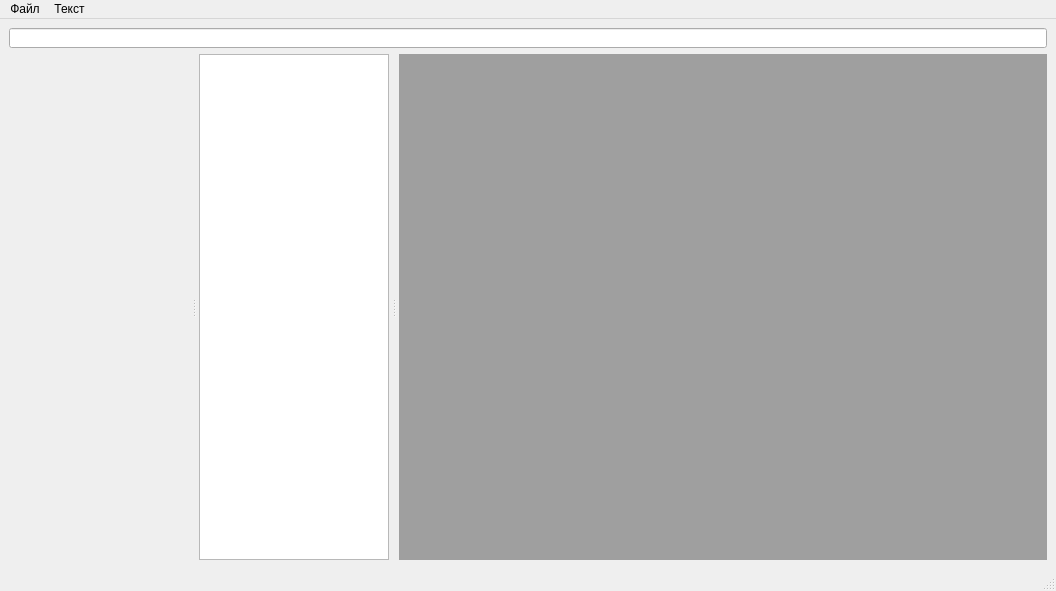
<?xml version="1.0" encoding="UTF-8"?>
<ui version="4.0">
 <class>MainWindow</class>
 <widget class="QMainWindow" name="MainWindow">
  <property name="geometry">
   <rect>
    <x>0</x>
    <y>0</y>
    <width>1056</width>
    <height>591</height>
   </rect>
  </property>
  <property name="windowTitle">
   <string>Блокнот</string>
  </property>
  <widget class="QWidget" name="centralwidget">
   <layout class="QGridLayout" name="gridLayout">
    <item row="0" column="0">
     <widget class="QLineEdit" name="lineEdit">
      <property name="maximumSize">
       <size>
        <width>16777215</width>
        <height>20</height>
       </size>
      </property>
     </widget>
    </item>
    <item row="1" column="0">
     <layout class="QVBoxLayout" name="verticalLayout">
      <property name="sizeConstraint">
       <enum>QLayout::SetFixedSize</enum>
      </property>
      <item>
       <widget class="QSplitter" name="splitter">
        <property name="frameShape">
         <enum>QFrame::NoFrame</enum>
        </property>
        <property name="frameShadow">
         <enum>QFrame::Sunken</enum>
        </property>
        <property name="lineWidth">
         <number>16</number>
        </property>
        <property name="orientation">
         <enum>Qt::Horizontal</enum>
        </property>
        <property name="opaqueResize">
         <bool>false</bool>
        </property>
        <property name="handleWidth">
         <number>10</number>
        </property>
        <property name="childrenCollapsible">
         <bool>true</bool>
        </property>
        <widget class="fileManager" name="widget" native="true">
         <property name="enabled">
          <bool>true</bool>
         </property>
         <property name="sizePolicy">
          <sizepolicy hsizetype="Minimum" vsizetype="Maximum">
           <horstretch>0</horstretch>
           <verstretch>0</verstretch>
          </sizepolicy>
         </property>
         <property name="minimumSize">
          <size>
           <width>160</width>
           <height>0</height>
          </size>
         </property>
         <property name="maximumSize">
          <size>
           <width>180</width>
           <height>16777215</height>
          </size>
         </property>
         <property name="mouseTracking">
          <bool>false</bool>
         </property>
         <property name="acceptDrops">
          <bool>true</bool>
         </property>
         <property name="toolTipDuration">
          <number>0</number>
         </property>
        </widget>
        <widget class="QTextEdit" name="textEdit">
         <property name="enabled">
          <bool>true</bool>
         </property>
         <property name="maximumSize">
          <size>
           <width>190</width>
           <height>16777215</height>
          </size>
         </property>
         <property name="layoutDirection">
          <enum>Qt::LeftToRight</enum>
         </property>
         <property name="autoFillBackground">
          <bool>true</bool>
         </property>
        </widget>
        <widget class="QMdiArea" name="mdiArea">
         <property name="layoutDirection">
          <enum>Qt::RightToLeft</enum>
         </property>
        </widget>
       </widget>
      </item>
     </layout>
    </item>
   </layout>
  </widget>
  <widget class="QMenuBar" name="menubar">
   <property name="geometry">
    <rect>
     <x>0</x>
     <y>0</y>
     <width>1056</width>
     <height>21</height>
    </rect>
   </property>
   <widget class="QMenu" name="menu">
    <property name="title">
     <string>Файл</string>
    </property>
    <widget class="QMenu" name="menu_2">
     <property name="enabled">
      <bool>true</bool>
     </property>
     <property name="title">
      <string>Язык</string>
     </property>
     <addaction name="russian"/>
     <addaction name="english"/>
    </widget>
    <widget class="QMenu" name="menu_3">
     <property name="title">
      <string>Выбрать тему</string>
     </property>
     <addaction name="light"/>
     <addaction name="dark"/>
    </widget>
    <addaction name="open_2"/>
    <addaction name="readOnly"/>
    <addaction name="separator"/>
    <addaction name="save"/>
    <addaction name="printDoc"/>
    <addaction name="menu_3"/>
    <addaction name="separator"/>
    <addaction name="menu_2"/>
    <addaction name="help"/>
    <addaction name="separator"/>
    <addaction name="exit"/>
   </widget>
   <widget class="QMenu" name="menu_4">
    <property name="title">
     <string>Текст</string>
    </property>
    <widget class="QMenu" name="menu_5">
     <property name="title">
      <string>Выравнивание</string>
     </property>
     <addaction name="onLeft"/>
     <addaction name="onCenter"/>
     <addaction name="onRight"/>
    </widget>
    <addaction name="copyFT"/>
    <addaction name="setFT"/>
    <addaction name="menu_5"/>
    <addaction name="font"/>
   </widget>
   <addaction name="menu"/>
   <addaction name="menu_4"/>
  </widget>
  <widget class="QStatusBar" name="statusbar"/>
  <action name="save">
   <property name="text">
    <string>Сохранить</string>
   </property>
   <property name="shortcut">
    <string>Ctrl+S</string>
   </property>
  </action>
  <action name="open_2">
   <property name="text">
    <string>Открыть</string>
   </property>
   <property name="shortcut">
    <string>Ctrl+O</string>
   </property>
  </action>
  <action name="exit">
   <property name="text">
    <string>Выход</string>
   </property>
   <property name="shortcut">
    <string>Ctrl+Q</string>
   </property>
  </action>
  <action name="help">
   <property name="text">
    <string>Справка</string>
   </property>
  </action>
  <action name="russian">
   <property name="checkable">
    <bool>false</bool>
   </property>
   <property name="checked">
    <bool>false</bool>
   </property>
   <property name="text">
    <string>Русский</string>
   </property>
  </action>
  <action name="english">
   <property name="checkable">
    <bool>false</bool>
   </property>
   <property name="text">
    <string>Английский</string>
   </property>
  </action>
  <action name="readOnly">
   <property name="text">
    <string>Открыть для чтения</string>
   </property>
  </action>
  <action name="light">
   <property name="checkable">
    <bool>false</bool>
   </property>
   <property name="checked">
    <bool>false</bool>
   </property>
   <property name="text">
    <string>Светлая</string>
   </property>
  </action>
  <action name="dark">
   <property name="checkable">
    <bool>false</bool>
   </property>
   <property name="text">
    <string>Тёмная</string>
   </property>
  </action>
  <action name="printDoc">
   <property name="text">
    <string>Печать</string>
   </property>
  </action>
  <action name="copyFT">
   <property name="text">
    <string>Копировать формат</string>
   </property>
  </action>
  <action name="setFT">
   <property name="text">
    <string>Применить формат</string>
   </property>
  </action>
  <action name="font">
   <property name="text">
    <string>Шрифт</string>
   </property>
  </action>
  <action name="onLeft">
   <property name="text">
    <string>Слева</string>
   </property>
  </action>
  <action name="onCenter">
   <property name="text">
    <string>Посередине</string>
   </property>
  </action>
  <action name="onRight">
   <property name="text">
    <string>Справа</string>
   </property>
  </action>
 </widget>
 <customwidgets>
  <customwidget>
   <class>fileManager</class>
   <extends>QWidget</extends>
   <header>filemanager.h</header>
   <container>1</container>
  </customwidget>
 </customwidgets>
 <resources/>
 <connections/>
</ui>
